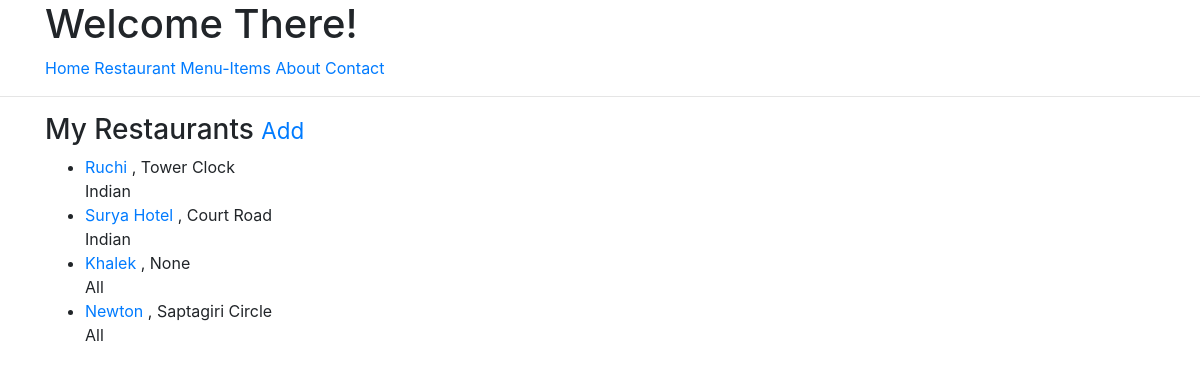
The app's page /restaurant/ (signed in) with its own data.
### restaurants/models.py (models this page shows, shortened)
class Restaurant(models.Model):
	owner     = models.ForeignKey(User)
	name	  = models.CharField(max_length=120)
	location  = models.CharField(max_length=120,null=True,blank=True)
	category  = models.CharField(max_length=120,null=True,blank=True,validators=[validate_category])
	timestamp = models.DateTimeField(auto_now_add=True)
	updated   = models.DateTimeField(auto_now=True)
	my_date   = models.DateField(auto_now=False,auto_now_add=False)
	slug      = models.SlugField(null=True,blank=True)
	def get_absolute_url(self):
		return reverse('restaurant:detail', kwargs={'slug': self.slug})

### restaurants/views.py (the view)
class RestaurantView(LoginRequiredMixin,ListView):
	template_name = 'restaurants/restaurant.html'
	login_url = '/login'
	def get_queryset(self):
		return Restaurant.objects.filter(owner=self.request.user)

### restaurants/templates/restaurants/restaurant.html (shortened to what this page needs)
{% extends "base.html" %}
{% block content %}
<h3>My Restaurants <small><a href='{% url "restaurant:create" %}'>Add</a></small></h3>
<ul>
	{% for item in object_list %}
	<li>
		<a href="{{ item.get_absolute_url }}">{{ item.name }}</a> , {{ item.location }} <br> {{ item.category }}
	</li>
	{% empty %}
	<a href='{% url "restaurant:create" %}'>Add One</a>
	{% endfor %}
</ul>
{% endblock %}

### records on screen
Restaurant: name "Ruchi", location "Tower Clock", category "Indian"
Restaurant: name "Surya Hotel", location "Court Road", category "Indian"
Restaurant: name "Khalek", location "None", category "All"
Restaurant: name "Newton", location "Saptagiri Circle", category "All"
